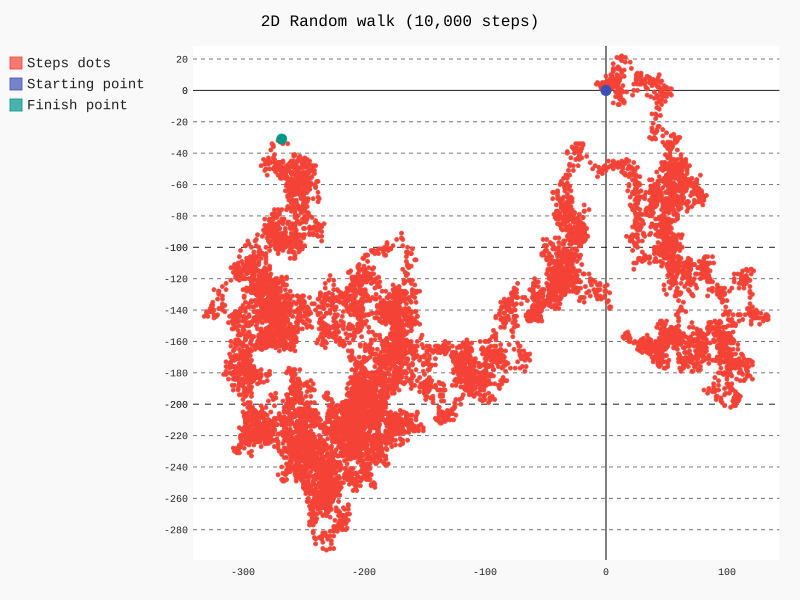

Source code (Python):
import pygal
from rw_class import RandomWalk


# Make a random walk instance and plot the points
rw = RandomWalk(10000)
rw.fill_walk()

# List to store values
values = list(zip(rw.x_values, rw.y_values))

# Visualize data with pygal
rw_xy = pygal.XY(stroke=False, dots_size=2)
rw_xy.title = '2D Random walk (10,000 steps)'
rw_xy.add('Steps dots', values)
rw_xy.add('Starting point', (0, 0), dots_size=5)
rw_xy.add('Finish point', [values[-1]], dots_size=5)
rw_xy.render_to_file('rw_pygal.svg')
